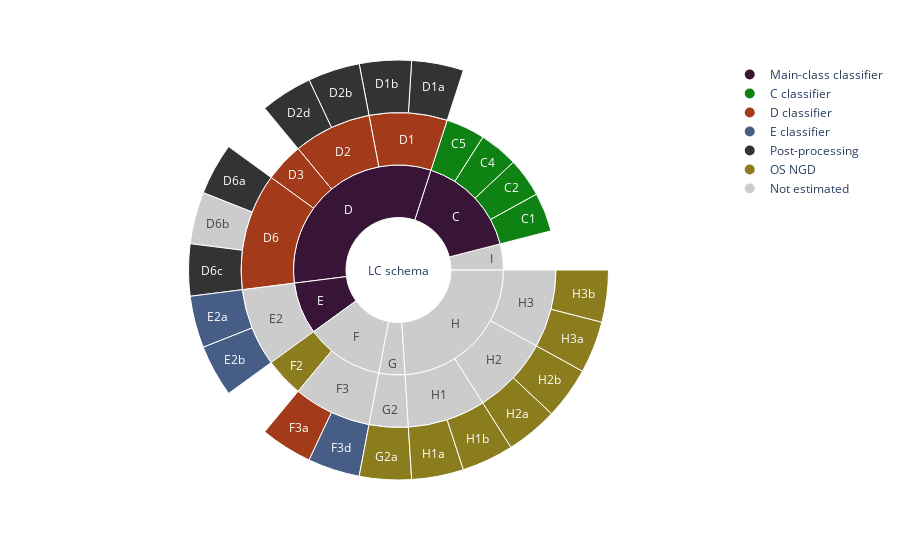

Notebook cell for this chart:
### Code cell
save_fig = False 

fig = px.sunburst(data_plot,
                  names='child',
                  parents='parents',
                  values='values',
                  color='colour',
                  color_discrete_map=color_map_dict)

fig.update_traces(sort=False, selector=dict(type='sunburst'),
                  leaf=dict(opacity=1))

## Add legend
for name, col in colour_dict.items():
    fig.add_trace(go.Scatter(x=[None], y=[None],
                            mode='markers',
                            marker=dict(color=col, size=10),
                            name=name))
    
## remove clutter 
fig.update_layout(paper_bgcolor='rgba(255, 255, 255,255)',
                  plot_bgcolor='rgba(255, 255, 255, 255)')
fig.update_xaxes(tickfont=dict(color='rgba(0,0,0,0)'), range=[1, 4])
fig.update_yaxes(tickfont=dict(color='rgba(0,0,0,0)'))
fig.show()

if save_fig:
    ## When saved as PDF, all labels inside the sunburst are printed at 0 degree orientation (right way up).
    fig.write_image('../figures/land_cover_schema_2022_v2.pdf')

### Figure 1 — Plotly figure (JSON) as saved in the notebook; plotly's stock layout.template omitted (floating-point values rounded to 4 significant figures)
{"data": [{"domain": {"x": [0, 1], "y": [0, 1]}, "hovertemplate": "child=%{label}<br>value=%{value}<br>parent=%{parent}<extra></extra>", "labels": ["C1", "C2", "C4", "C5", "D1a", "D1", "D1b", "D2b", "D2", "D2d", "D3", "D6a", "D6", "D6b", "D6c", "E2a", "E2", "E2b", "F2", "F3a", "F3", "F3d", "G2a", "G2", "H1a", "H1", "H1b", "H2a", "H2", "H2b", "H3a", "H3", "H3b", "I", "C", "D", "E", "F", "G", "H"], "leaf": {"opacity": 1}, "marker": {"colors": ["#0e8212", "#0e8212", "#0e8212", "#0e8212", "#333333", "#a33b1a", "#333333", "#333333", "#a33b1a", "#333333", "#a33b1a", "#333333", "#a33b1a", "#cccccc", "#333333", "#465E85", "#cccccc", "#465E85", "#8b7c1e", "#a33b1a", "#cccccc", "#465E85", "#8b7c1e", "#cccccc", "#8b7c1e", "#cccccc", "#8b7c1e", "#8b7c1e", "#cccccc", "#8b7c1e", "#8b7c1e", "#cccccc", "#8b7c1e", "#cccccc", "#381537", "#381537", "#381537", "#cccccc", "#cccccc", "#cccccc"]}, "name": "", "parents": ["C", "C", "C", "C", "D1", "D", "D1", "D2", "D", "D2", "D", "D6", "D", "D6", "D6", "E2", "E", "E2", "F", "F3", "F", "F3", "G2", "G", "H1", "H", "H1", "H2", "H", "H2", "H3", "H", "H3", "LC schema", "LC schema", "LC schema", "LC schema", "LC schema", "LC schema", "LC schema"], "sort": false, "type": "sunburst", "values": [2, 2, 2, 2, 2, 0, 2, 2, 0, 2, 2, 2, 0, 2, 2, 2, 0, 2, 2, 2, 0, 2, 2, 0, 2, 0, 2, 2, 0, 2, 2, 0, 2, 2, 0, 0, 0, 0, 0, 0]}, {"marker": {"color": "#381537", "size": 10}, "mode": "markers", "name": "Main-class classifier", "type": "scatter", "x": [null], "y": [null]}, {"marker": {"color": "#0e8212", "size": 10}, "mode": "markers", "name": "C classifier", "type": "scatter", "x": [null], "y": [null]}, {"marker": {"color": "#a33b1a", "size": 10}, "mode": "markers", "name": "D classifier", "type": "scatter", "x": [null], "y": [null]}, {"marker": {"color": "#465E85", "size": 10}, "mode": "markers", "name": "E classifier", "type": "scatter", "x": [null], "y": [null]}, {"marker": {"color": "#333333", "size": 10}, "mode": "markers", "name": "Post-processing", "type": "scatter", "x": [null], "y": [null]}, {"marker": {"color": "#8b7c1e", "size": 10}, "mode": "markers", "name": "OS NGD", "type": "scatter", "x": [null], "y": [null]}, {"marker": {"color": "#cccccc", "size": 10}, "mode": "markers", "name": "Not estimated", "type": "scatter", "x": [null], "y": [null]}], "layout": {"legend": {"tracegroupgap": 0}, "margin": {"t": 60}, "paper_bgcolor": "rgba(255, 255, 255,255)", "plot_bgcolor": "rgba(255, 255, 255, 255)", "xaxis": {"range": [1, 4], "tickfont": {"color": "rgba(0,0,0,0)"}}, "yaxis": {"tickfont": {"color": "rgba(0,0,0,0)"}}}}
